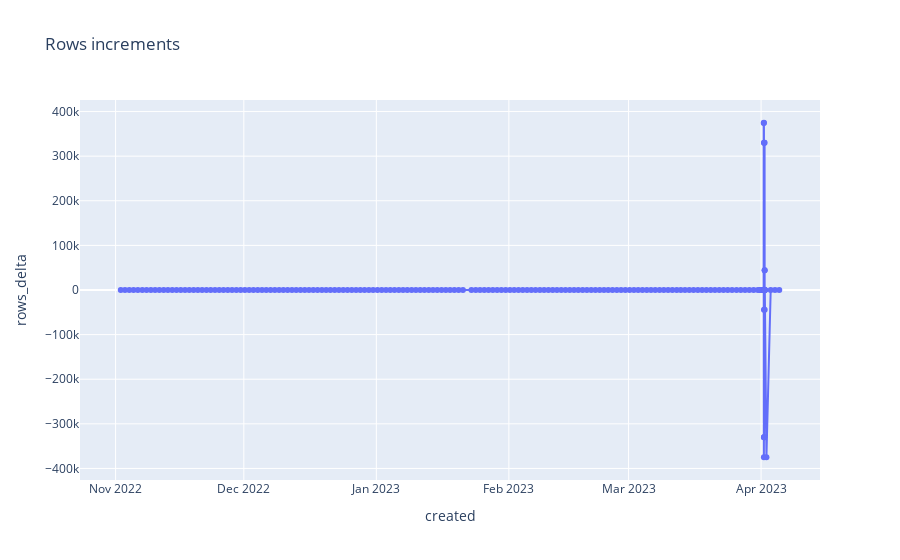

The notebook cell this image was saved under:
### Code cell
fig = px.line(
    stats_df,
    x="created",
    y="rows_delta",
    title="Rows increments",
    markers=True)

fig.show()

### Figure 1 — Plotly figure (JSON) as saved in the notebook; plotly's stock layout.template omitted (floating-point values rounded to 4 significant figures; data arrays with more than 128 entries replaced by an {"elided": "..."} marker saying what was removed)
{"data": [{"hovertemplate": "created=%{x}<br>rows_delta=%{y}<extra></extra>", "legendgroup": "", "line": {"color": "#636efa", "dash": "solid"}, "marker": {"symbol": "circle"}, "mode": "lines+markers", "name": "", "orientation": "v", "showlegend": false, "type": "scatter", "x": {"elided": "181 str values"}, "xaxis": "x", "y": {"elided": "181 int values"}, "yaxis": "y"}], "layout": {"legend": {"tracegroupgap": 0}, "title": {"text": "Rows increments"}, "xaxis": {"anchor": "y", "domain": [0, 1], "title": {"text": "created"}}, "yaxis": {"anchor": "x", "domain": [0, 1], "title": {"text": "rows_delta"}}}}
